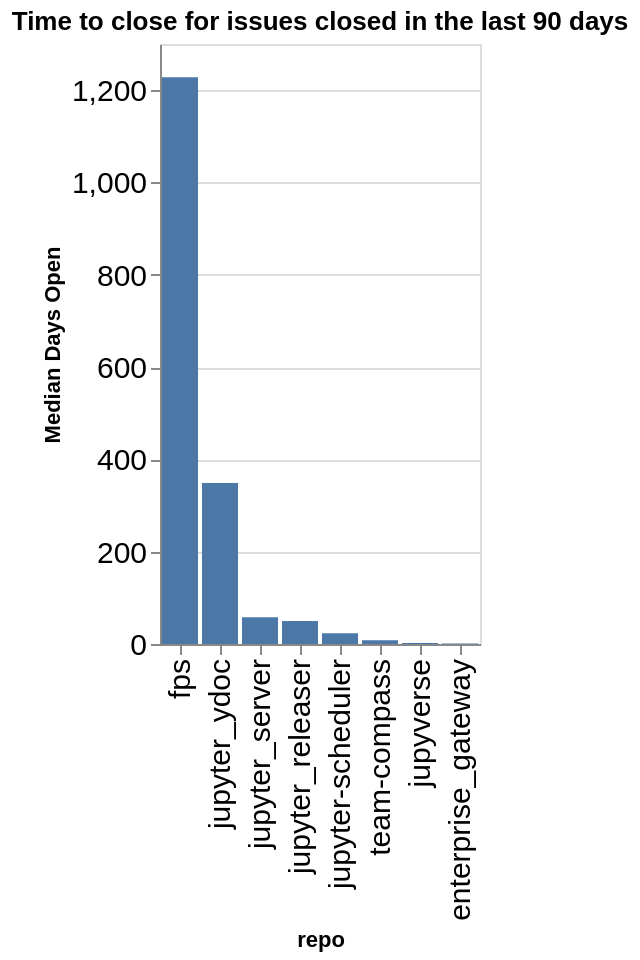

The notebook cell this image was saved under:
### Code cell
time_open = closed.groupby(['org', 'repo']).agg({'time_open': 'median'}).reset_index()
time_open['time_open'] = time_open['time_open'] / (60 * 60 * 24)
time_open['org/repo'] = time_open.apply(lambda a: a['org'] + '/' + a['repo'], axis=1)
sorted_vals = time_open.sort_values(['org', 'time_open'], ascending=False)['repo'].values
alt.Chart(data=time_open, title=f"Time to close for issues closed in the last {n_days} days").mark_bar().encode(
    x=alt.X('repo', sort=alt.Sort(sorted_vals.tolist())),
    y=alt.Y('time_open', title="Median Days Open"),
)

### Figure 1 — Vega-Lite specification as saved in the notebook (floating-point values rounded to 4 significant figures)
{"config": {"axisLeft": {"labelFontSize": 15}, "axisBottom": {"labelFontSize": 15}}, "data": {"name": "data-f02201a0b17f6ca94b9a1acbfe171fad"}, "mark": {"type": "bar"}, "encoding": {"x": {"field": "repo", "sort": ["fps", "jupyter_ydoc", "jupyter_server", "jupyter_releaser", "jupyter-scheduler", "team-compass", "jupyverse", "enterprise_gateway"], "type": "nominal"}, "y": {"field": "time_open", "title": "Median Days Open", "type": "quantitative"}}, "title": "Time to close for issues closed in the last 90 days", "$schema": "https://vega.github.io/schema/vega-lite/v5.20.1.json", "datasets": {"data-f02201a0b17f6ca94b9a1acbfe171fad": [{"org": "jupyter-server", "repo": "enterprise_gateway", "time_open": 1.08, "org/repo": "jupyter-server/enterprise_gateway"}, {"org": "jupyter-server", "repo": "fps", "time_open": 1228.0, "org/repo": "jupyter-server/fps"}, {"org": "jupyter-server", "repo": "jupyter-scheduler", "time_open": 23.45, "org/repo": "jupyter-server/jupyter-scheduler"}, {"org": "jupyter-server", "repo": "jupyter_releaser", "time_open": 49.91, "org/repo": "jupyter-server/jupyter_releaser"}, {"org": "jupyter-server", "repo": "jupyter_server", "time_open": 57.99, "org/repo": "jupyter-server/jupyter_server"}, {"org": "jupyter-server", "repo": "jupyter_ydoc", "time_open": 349.0, "org/repo": "jupyter-server/jupyter_ydoc"}, {"org": "jupyter-server", "repo": "jupyverse", "time_open": 2.198, "org/repo": "jupyter-server/jupyverse"}, {"org": "jupyter-server", "repo": "team-compass", "time_open": 8.338, "org/repo": "jupyter-server/team-compass"}]}}
